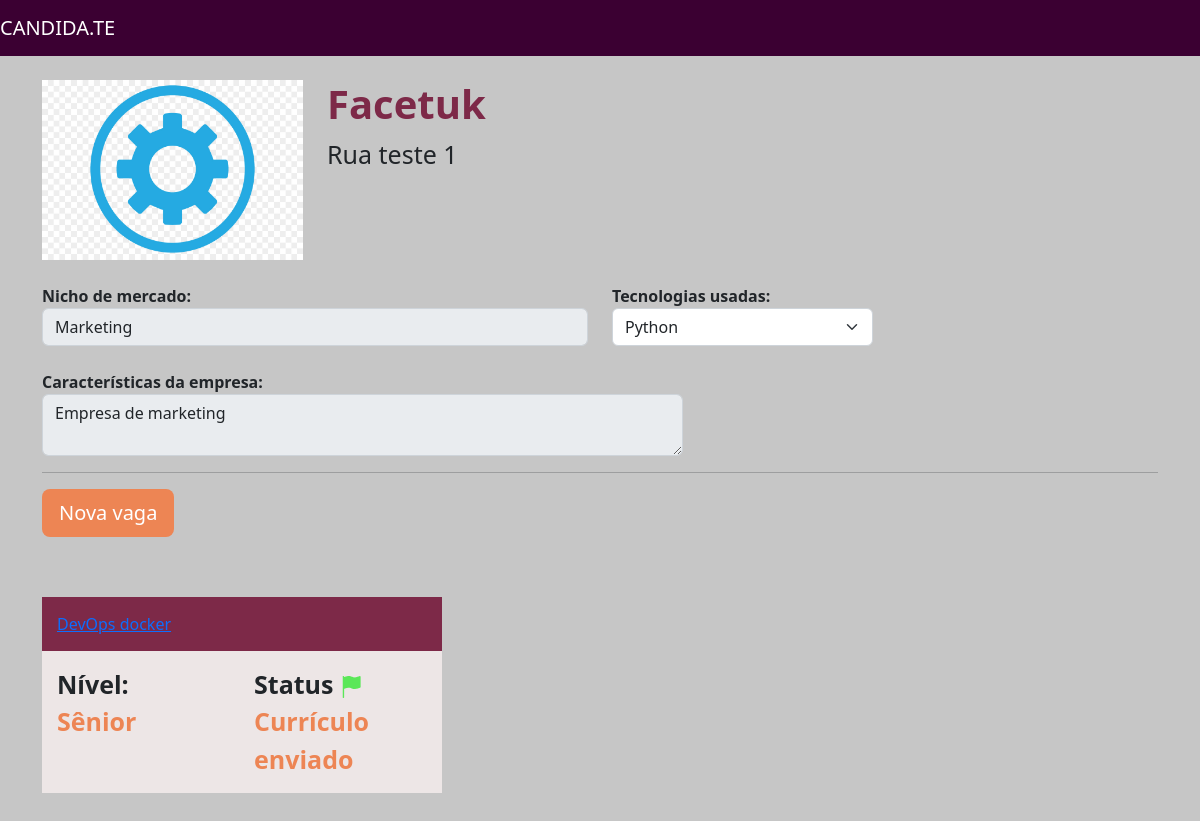
The page /home/empresa/5 on the database its author committed.
### empresa/models.py (models this page shows, shortened)
class Empresa(models.Model):
    choices_nicho_mercado = (
        ('M', 'Marketing'),
        ('F', 'Financial'),
        ('H', 'Healthy'),
        ('C', 'Consultancy'),
        ('T', 'Technology')
    )
    logo = models.ImageField(upload_to='logo_empresa', null=True)
    nome = models.CharField(max_length=30)
    email = models.EmailField()
    cidade = models.CharField(max_length=30)
    tecnologias = models.ManyToManyField(Tecnologias)
    endereco = models.CharField(max_length=30)
    caracteristica_empresa = models.TextField()
    nicho_mercado = models.CharField(max_length=5, choices=choices_nicho_mercado)
    def __str__(self):
        return self.nome

class Vagas(models.Model):
    choices_experiencia = (
        ('J', 'Júnior'),
        ('P', 'Pleno'),
        ('S', 'Sênior')
    )
    choices_status = (
        ('I', 'Interesse'),
        ('C', 'Currículo enviado'),
        ('E', 'Entrevista'),
        ('D', 'Desafio técnico'),
        ('F', 'Finalizado')
    )
    empresa = models.ForeignKey(Empresa, null=True, on_delete=models.SET_NULL)
    titulo = models.CharField(max_length=30)
    nivel_experiencia = models.CharField(max_length=2, choices=choices_experiencia)
    data_final = models.DateField()
    email = models.EmailField(null=True)
    status = models.CharField(max_length=30, choices=choices_status)
    tecnologias_dominadas = models.ManyToManyField(Tecnologias)
    tecnologias_estudar = models.ManyToManyField(Tecnologias, related_name='estudar')

### empresa/views.py (the view)
# urls.py: path('empresa/<int:id>', views.empresa, name="empresa_unica"),
def empresa(request, id):
    empresa_unica = get_object_or_404(Empresa, id=id)
    empresas = Empresa.objects.all()
    tecnologias = Tecnologias.objects.all()
    vagas = Vagas.objects.filter(empresa_id=id)
    return render(request, 'empresa_unica.html', {'empresa': empresa_unica, 'tecnologias': tecnologias, 'empresas': empresas, 'vagas': vagas})

### empresa/models.py (called while the page is built)
    def __str__(self):
        return self.tecnologia

### empresa/templates/empresa_unica.html (shortened to what this page needs)
{% extends 'base.html' %}
{% load static %}
{% block 'head' %}
    <link href="{% static 'empresa/css/empresa.css' %}" rel="stylesheet">
{% endblock%}
{% block 'body' %}
    <br>
    <div class="container">
        <div class="row">
            <div class="col-md-3">
                <img width="100%" src="{{empresa.logo.url}}">
            </div>
            <div class="col-md">
                <h1 class="titulo">{{empresa.nome}}</h1>
                <p class="paragrafo">{{empresa.endereco}}</p>
            </div>
        </div>
        <br>
        <div class="row">
            <div class="col-md-6">
                <label>Nicho de mercado:</label>
                <input disabled type="text" class="form-control" value="{{empresa.get_nicho_mercado_display}}">
            </div>
            <div class="col-md-3">
                <label>Tecnologias usadas:</label>
                <select class="form-select">
                    {% for tech in empresa.tecnologias.all %}
                        <option>{{tech}}</option>
                    {% endfor %}
                </select>
            </div>
        </div>
        <br>
        <div class="row">
            <div class="col-md-7">
                <label>Características da empresa:</label>
                <textarea disabled class="form-control">{{empresa.caracteristica_empresa}}</textarea>
            </div>
            <div class="col-md-3">
            </div>
        </div>
        <hr>
        <a data-bs-toggle="modal" data-bs-target="#exampleModal" class="btn btn-lg btn-orange">Nova vaga</a>
        <div class="row">
            {% for vaga in vagas %}
                <div class="col-md">
                <div class="box-vagas">
                    <div class="header-vagas">
                        <a href="{% url 'vaga' vaga.id %}">{{vaga.titulo}}</a>
                    </div>
                    <div class="body-vagas  ">
                        <div class="row">
                            <div class="col-md">
                                <label class="paragrafo">Nível:</label>
                                <br>
                                <label class="paragrafo paragrafo-orange">{{vaga.get_nivel_experiencia_display}}</label>
                            </div>
                            <div class="col-md">
                                <label class="paragrafo">Status <img src="{% static 'empresa/img/flag_green.png' %}"></label>
                                <br>
                                <label class="paragrafo paragrafo-orange">{{vaga.get_status_display}}</label>
                            </div>
                        </div>
                    </div>
                </div>
                </div>
            {% endfor %}
        </div>
    </div>
    <br>
    <br>
{% endblock %}

### templates/static/base/css/base.css (style rules this page uses)
body { background-color: #C6C6C6 !important; }

### templates/static/empresa/css/empresa.css (style rules this page uses)
.titulo { color: #7D2948; font-weight: bold; }
.paragrafo { font-size: 25px; }
.btn-orange { background-color: #ED8554; color: white; }
label { font-weight: bold; }
.box-vagas { width: 400px; margin-top: 60px; background-color: #EDE6E6; }
.header-vagas { background-color: #7D2948; padding: 15px; color: white }
.body-vagas { padding: 15px; }
.paragrafo-orange { color: #ED8554; }

### rows shown on the page
Empresa: logo (picture), nome "Facetuk", endereco "Rua teste 1", nicho_mercado "Marketing", caracteristica_empresa "Empresa de marketing"
Vagas: titulo "DevOps docker", nivel_experiencia "Sênior", status "Currículo enviado"

### other values the page prints
form field value "Python"
